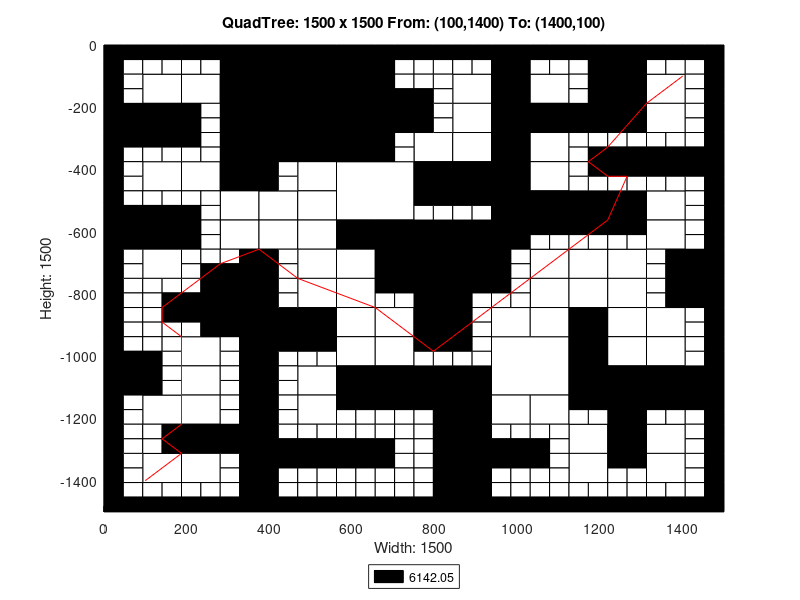

Here is the MATLAB script that generated this plot:
axis([0 1500 -1500 0]);
title('QuadTree: 1500 x 1500 From: (100,1400) To: (1400,100)');
xlabel('Width: 1500');
ylabel('Height: 1500');
rectangle('Position',[375 -187.5 187.5 187.5], 'FaceColor',[0 0 0]);
rectangle('Position',[375 -375 187.5 187.5], 'FaceColor',[0 0 0]);
rectangle('Position',[562.5 -562.5 187.5 187.5], 'FaceColor',[1 1 1]);
rectangle('Position',[750 -750 187.5 187.5], 'FaceColor',[0 0 0]);
rectangle('Position',[937.5 -1125 187.5 187.5], 'FaceColor',[1 1 1]);
rectangle('Position',[93.75 -187.5 93.75 93.75], 'FaceColor',[1 1 1]);
rectangle('Position',[281.25 -93.75 93.75 93.75], 'FaceColor',[0 0 0]);
rectangle('Position',[187.5 -187.5 93.75 93.75], 'FaceColor',[1 1 1]);
rectangle('Position',[281.25 -187.5 93.75 93.75], 'FaceColor',[0 0 0]);
rectangle('Position',[0 -281.25 93.75 93.75], 'FaceColor',[0 0 0]);
rectangle('Position',[93.75 -281.25 93.75 93.75], 'FaceColor',[0 0 0]);
rectangle('Position',[281.25 -281.25 93.75 93.75], 'FaceColor',[0 0 0]);
rectangle('Position',[281.25 -375 93.75 93.75], 'FaceColor',[0 0 0]);
rectangle('Position',[562.5 -93.75 93.75 93.75], 'FaceColor',[0 0 0]);
rectangle('Position',[562.5 -187.5 93.75 93.75], 'FaceColor',[0 0 0]);
rectangle('Position',[562.5 -281.25 93.75 93.75], 'FaceColor',[0 0 0]);
rectangle('Position',[656.25 -281.25 93.75 93.75], 'FaceColor',[0 0 0]);
rectangle('Position',[562.5 -375 93.75 93.75], 'FaceColor',[0 0 0]);
rectangle('Position',[93.75 -468.75 93.75 93.75], 'FaceColor',[1 1 1]);
rectangle('Position',[187.5 -468.75 93.75 93.75], 'FaceColor',[1 1 1]);
rectangle('Position',[281.25 -468.75 93.75 93.75], 'FaceColor',[0 0 0]);
rectangle('Position',[281.25 -562.5 93.75 93.75], 'FaceColor',[1 1 1]);
rectangle('Position',[0 -656.25 93.75 93.75], 'FaceColor',[0 0 0]);
rectangle('Position',[93.75 -656.25 93.75 93.75], 'FaceColor',[0 0 0]);
rectangle('Position',[93.75 -750 93.75 93.75], 'FaceColor',[1 1 1]);
rectangle('Position',[281.25 -656.25 93.75 93.75], 'FaceColor',[1 1 1]);
rectangle('Position',[468.75 -468.75 93.75 93.75], 'FaceColor',[1 1 1]);
rectangle('Position',[375 -562.5 93.75 93.75], 'FaceColor',[1 1 1]);
rectangle('Position',[468.75 -562.5 93.75 93.75], 'FaceColor',[1 1 1]);
rectangle('Position',[375 -656.25 93.75 93.75], 'FaceColor',[1 1 1]);
rectangle('Position',[468.75 -656.25 93.75 93.75], 'FaceColor',[1 1 1]);
rectangle('Position',[468.75 -750 93.75 93.75], 'FaceColor',[1 1 1]);
rectangle('Position',[562.5 -656.25 93.75 93.75], 'FaceColor',[0 0 0]);
rectangle('Position',[656.25 -656.25 93.75 93.75], 'FaceColor',[0 0 0]);
rectangle('Position',[562.5 -750 93.75 93.75], 'FaceColor',[1 1 1]);
rectangle('Position',[656.25 -750 93.75 93.75], 'FaceColor',[0 0 0]);
rectangle('Position',[843.75 -187.5 93.75 93.75], 'FaceColor',[1 1 1]);
rectangle('Position',[937.5 -93.75 93.75 93.75], 'FaceColor',[0 0 0]);
rectangle('Position',[937.5 -187.5 93.75 93.75], 'FaceColor',[0 0 0]);
rectangle('Position',[1031.25 -187.5 93.75 93.75], 'FaceColor',[1 1 1]);
rectangle('Position',[843.75 -281.25 93.75 93.75], 'FaceColor',[1 1 1]);
rectangle('Position',[750 -375 93.75 93.75], 'FaceColor',[1 1 1]);
rectangle('Position',[843.75 -375 93.75 93.75], 'FaceColor',[1 1 1]);
rectangle('Position',[937.5 -281.25 93.75 93.75], 'FaceColor',[0 0 0]);
rectangle('Position',[1031.25 -281.25 93.75 93.75], 'FaceColor',[0 0 0]);
rectangle('Position',[937.5 -375 93.75 93.75], 'FaceColor',[0 0 0]);
rectangle('Position',[1031.25 -375 93.75 93.75], 'FaceColor',[1 1 1]);
rectangle('Position',[1218.75 -93.75 93.75 93.75], 'FaceColor',[0 0 0]);
rectangle('Position',[1218.75 -187.5 93.75 93.75], 'FaceColor',[0 0 0]);
rectangle('Position',[1312.5 -187.5 93.75 93.75], 'FaceColor',[1 1 1]);
rectangle('Position',[1125 -281.25 93.75 93.75], 'FaceColor',[0 0 0]);
rectangle('Position',[1218.75 -281.25 93.75 93.75], 'FaceColor',[0 0 0]);
rectangle('Position',[1312.5 -281.25 93.75 93.75], 'FaceColor',[1 1 1]);
rectangle('Position',[750 -468.75 93.75 93.75], 'FaceColor',[0 0 0]);
rectangle('Position',[843.75 -468.75 93.75 93.75], 'FaceColor',[0 0 0]);
rectangle('Position',[937.5 -468.75 93.75 93.75], 'FaceColor',[0 0 0]);
rectangle('Position',[1031.25 -468.75 93.75 93.75], 'FaceColor',[1 1 1]);
rectangle('Position',[937.5 -562.5 93.75 93.75], 'FaceColor',[0 0 0]);
rectangle('Position',[1031.25 -562.5 93.75 93.75], 'FaceColor',[0 0 0]);
rectangle('Position',[937.5 -656.25 93.75 93.75], 'FaceColor',[0 0 0]);
rectangle('Position',[1031.25 -750 93.75 93.75], 'FaceColor',[1 1 1]);
rectangle('Position',[1125 -562.5 93.75 93.75], 'FaceColor',[0 0 0]);
rectangle('Position',[1218.75 -562.5 93.75 93.75], 'FaceColor',[0 0 0]);
rectangle('Position',[1312.5 -562.5 93.75 93.75], 'FaceColor',[1 1 1]);
rectangle('Position',[1125 -750 93.75 93.75], 'FaceColor',[1 1 1]);
rectangle('Position',[1218.75 -750 93.75 93.75], 'FaceColor',[1 1 1]);
rectangle('Position',[1312.5 -656.25 93.75 93.75], 'FaceColor',[1 1 1]);
rectangle('Position',[1406.25 -750 93.75 93.75], 'FaceColor',[0 0 0]);
rectangle('Position',[281.25 -843.75 93.75 93.75], 'FaceColor',[0 0 0]);
rectangle('Position',[281.25 -937.5 93.75 93.75], 'FaceColor',[0 0 0]);
rectangle('Position',[0 -1125 93.75 93.75], 'FaceColor',[0 0 0]);
rectangle('Position',[187.5 -1031.25 93.75 93.75], 'FaceColor',[1 1 1]);
rectangle('Position',[187.5 -1125 93.75 93.75], 'FaceColor',[1 1 1]);
rectangle('Position',[468.75 -843.75 93.75 93.75], 'FaceColor',[1 1 1]);
rectangle('Position',[375 -937.5 93.75 93.75], 'FaceColor',[0 0 0]);
rectangle('Position',[468.75 -937.5 93.75 93.75], 'FaceColor',[0 0 0]);
rectangle('Position',[562.5 -843.75 93.75 93.75], 'FaceColor',[1 1 1]);
rectangle('Position',[562.5 -937.5 93.75 93.75], 'FaceColor',[1 1 1]);
rectangle('Position',[656.25 -937.5 93.75 93.75], 'FaceColor',[1 1 1]);
rectangle('Position',[468.75 -1125 93.75 93.75], 'FaceColor',[1 1 1]);
rectangle('Position',[562.5 -1031.25 93.75 93.75], 'FaceColor',[1 1 1]);
rectangle('Position',[656.25 -1031.25 93.75 93.75], 'FaceColor',[1 1 1]);
rectangle('Position',[562.5 -1125 93.75 93.75], 'FaceColor',[0 0 0]);
rectangle('Position',[656.25 -1125 93.75 93.75], 'FaceColor',[0 0 0]);
rectangle('Position',[93.75 -1218.75 93.75 93.75], 'FaceColor',[1 1 1]);
rectangle('Position',[187.5 -1218.75 93.75 93.75], 'FaceColor',[1 1 1]);
rectangle('Position',[187.5 -1312.5 93.75 93.75], 'FaceColor',[0 0 0]);
rectangle('Position',[281.25 -1312.5 93.75 93.75], 'FaceColor',[0 0 0]);
rectangle('Position',[93.75 -1406.25 93.75 93.75], 'FaceColor',[1 1 1]);
rectangle('Position',[187.5 -1406.25 93.75 93.75], 'FaceColor',[1 1 1]);
rectangle('Position',[468.75 -1218.75 93.75 93.75], 'FaceColor',[1 1 1]);
rectangle('Position',[750 -843.75 93.75 93.75], 'FaceColor',[0 0 0]);
rectangle('Position',[750 -937.5 93.75 93.75], 'FaceColor',[0 0 0]);
rectangle('Position',[1031.25 -843.75 93.75 93.75], 'FaceColor',[1 1 1]);
rectangle('Position',[937.5 -937.5 93.75 93.75], 'FaceColor',[1 1 1]);
rectangle('Position',[1031.25 -937.5 93.75 93.75], 'FaceColor',[1 1 1]);
rectangle('Position',[750 -1125 93.75 93.75], 'FaceColor',[0 0 0]);
rectangle('Position',[843.75 -1125 93.75 93.75], 'FaceColor',[0 0 0]);
rectangle('Position',[1125 -843.75 93.75 93.75], 'FaceColor',[1 1 1]);
rectangle('Position',[1218.75 -843.75 93.75 93.75], 'FaceColor',[1 1 1]);
rectangle('Position',[1125 -937.5 93.75 93.75], 'FaceColor',[0 0 0]);
rectangle('Position',[1218.75 -937.5 93.75 93.75], 'FaceColor',[1 1 1]);
rectangle('Position',[1406.25 -843.75 93.75 93.75], 'FaceColor',[0 0 0]);
rectangle('Position',[1312.5 -937.5 93.75 93.75], 'FaceColor',[1 1 1]);
rectangle('Position',[1125 -1031.25 93.75 93.75], 'FaceColor',[0 0 0]);
rectangle('Position',[1218.75 -1031.25 93.75 93.75], 'FaceColor',[1 1 1]);
rectangle('Position',[1125 -1125 93.75 93.75], 'FaceColor',[0 0 0]);
rectangle('Position',[1218.75 -1125 93.75 93.75], 'FaceColor',[0 0 0]);
rectangle('Position',[1312.5 -1031.25 93.75 93.75], 'FaceColor',[1 1 1]);
rectangle('Position',[1312.5 -1125 93.75 93.75], 'FaceColor',[0 0 0]);
rectangle('Position',[1406.25 -1125 93.75 93.75], 'FaceColor',[0 0 0]);
rectangle('Position',[843.75 -1218.75 93.75 93.75], 'FaceColor',[0 0 0]);
rectangle('Position',[843.75 -1312.5 93.75 93.75], 'FaceColor',[0 0 0]);
rectangle('Position',[937.5 -1218.75 93.75 93.75], 'FaceColor',[1 1 1]);
rectangle('Position',[1031.25 -1218.75 93.75 93.75], 'FaceColor',[1 1 1]);
rectangle('Position',[843.75 -1406.25 93.75 93.75], 'FaceColor',[0 0 0]);
rectangle('Position',[843.75 -1500 93.75 93.75], 'FaceColor',[0 0 0]);
rectangle('Position',[1218.75 -1218.75 93.75 93.75], 'FaceColor',[0 0 0]);
rectangle('Position',[1125 -1312.5 93.75 93.75], 'FaceColor',[1 1 1]);
rectangle('Position',[1218.75 -1312.5 93.75 93.75], 'FaceColor',[0 0 0]);
rectangle('Position',[1312.5 -1312.5 93.75 93.75], 'FaceColor',[1 1 1]);
rectangle('Position',[1125 -1406.25 93.75 93.75], 'FaceColor',[1 1 1]);
rectangle('Position',[1312.5 -1406.25 93.75 93.75], 'FaceColor',[1 1 1]);
rectangle('Position',[0 -46.875 46.875 46.875], 'FaceColor',[0 0 0]);
rectangle('Position',[46.875 -46.875 46.875 46.875], 'FaceColor',[0 0 0]);
rectangle('Position',[0 -93.75 46.875 46.875], 'FaceColor',[0 0 0]);
rectangle('Position',[46.875 -93.75 46.875 46.875], 'FaceColor',[1 1 1]);
rectangle('Position',[93.75 -46.875 46.875 46.875], 'FaceColor',[0 0 0]);
rectangle('Position',[140.625 -46.875 46.875 46.875], 'FaceColor',[0 0 0]);
rectangle('Position',[93.75 -93.75 46.875 46.875], 'FaceColor',[1 1 1]);
rectangle('Position',[140.625 -93.75 46.875 46.875], 'FaceColor',[1 1 1]);
rectangle('Position',[0 -140.625 46.875 46.875], 'FaceColor',[0 0 0]);
rectangle('Position',[46.875 -140.625 46.875 46.875], 'FaceColor',[1 1 1]);
rectangle('Position',[0 -187.5 46.875 46.875], 'FaceColor',[0 0 0]);
rectangle('Position',[46.875 -187.5 46.875 46.875], 'FaceColor',[1 1 1]);
rectangle('Position',[187.5 -46.875 46.875 46.875], 'FaceColor',[0 0 0]);
rectangle('Position',[234.375 -46.875 46.875 46.875], 'FaceColor',[0 0 0]);
rectangle('Position',[187.5 -93.75 46.875 46.875], 'FaceColor',[1 1 1]);
rectangle('Position',[234.375 -93.75 46.875 46.875], 'FaceColor',[1 1 1]);
rectangle('Position',[0 -328.125 46.875 46.875], 'FaceColor',[0 0 0]);
rectangle('Position',[46.875 -328.125 46.875 46.875], 'FaceColor',[0 0 0]);
rectangle('Position',[0 -375 46.875 46.875], 'FaceColor',[0 0 0]);
rectangle('Position',[46.875 -375 46.875 46.875], 'FaceColor',[1 1 1]);
rectangle('Position',[93.75 -328.125 46.875 46.875], 'FaceColor',[0 0 0]);
rectangle('Position',[140.625 -328.125 46.875 46.875], 'FaceColor',[0 0 0]);
rectangle('Position',[93.75 -375 46.875 46.875], 'FaceColor',[1 1 1]);
rectangle('Position',[140.625 -375 46.875 46.875], 'FaceColor',[1 1 1]);
rectangle('Position',[187.5 -234.375 46.875 46.875], 'FaceColor',[0 0 0]);
rectangle('Position',[234.375 -234.375 46.875 46.875], 'FaceColor',[1 1 1]);
rectangle('Position',[187.5 -281.25 46.875 46.875], 'FaceColor',[0 0 0]);
rectangle('Position',[234.375 -281.25 46.875 46.875], 'FaceColor',[1 1 1]);
rectangle('Position',[187.5 -328.125 46.875 46.875], 'FaceColor',[0 0 0]);
rectangle('Position',[234.375 -328.125 46.875 46.875], 'FaceColor',[1 1 1]);
rectangle('Position',[187.5 -375 46.875 46.875], 'FaceColor',[1 1 1]);
rectangle('Position',[234.375 -375 46.875 46.875], 'FaceColor',[1 1 1]);
rectangle('Position',[656.25 -46.875 46.875 46.875], 'FaceColor',[0 0 0]);
rectangle('Position',[703.125 -46.875 46.875 46.875], 'FaceColor',[0 0 0]);
rectangle('Position',[656.25 -93.75 46.875 46.875], 'FaceColor',[0 0 0]);
rectangle('Position',[703.125 -93.75 46.875 46.875], 'FaceColor',[1 1 1]);
rectangle('Position',[656.25 -140.625 46.875 46.875], 'FaceColor',[0 0 0]);
rectangle('Position',[703.125 -140.625 46.875 46.875], 'FaceColor',[1 1 1]);
rectangle('Position',[656.25 -187.5 46.875 46.875], 'FaceColor',[0 0 0]);
rectangle('Position',[703.125 -187.5 46.875 46.875], 'FaceColor',[0 0 0]);
rectangle('Position',[656.25 -328.125 46.875 46.875], 'FaceColor',[0 0 0]);
rectangle('Position',[703.125 -328.125 46.875 46.875], 'FaceColor',[1 1 1]);
rectangle('Position',[656.25 -375 46.875 46.875], 'FaceColor',[0 0 0]);
rectangle('Position',[703.125 -375 46.875 46.875], 'FaceColor',[1 1 1]);
rectangle('Position',[0 -421.875 46.875 46.875], 'FaceColor',[0 0 0]);
rectangle('Position',[46.875 -421.875 46.875 46.875], 'FaceColor',[1 1 1]);
rectangle('Position',[0 -468.75 46.875 46.875], 'FaceColor',[0 0 0]);
rectangle('Position',[46.875 -468.75 46.875 46.875], 'FaceColor',[1 1 1]);
rectangle('Position',[0 -515.625 46.875 46.875], 'FaceColor',[0 0 0]);
rectangle('Position',[46.875 -515.625 46.875 46.875], 'FaceColor',[1 1 1]);
rectangle('Position',[0 -562.5 46.875 46.875], 'FaceColor',[0 0 0]);
rectangle('Position',[46.875 -562.5 46.875 46.875], 'FaceColor',[0 0 0]);
rectangle('Position',[93.75 -515.625 46.875 46.875], 'FaceColor',[1 1 1]);
rectangle('Position',[140.625 -515.625 46.875 46.875], 'FaceColor',[1 1 1]);
rectangle('Position',[93.75 -562.5 46.875 46.875], 'FaceColor',[0 0 0]);
rectangle('Position',[140.625 -562.5 46.875 46.875], 'FaceColor',[0 0 0]);
rectangle('Position',[187.5 -515.625 46.875 46.875], 'FaceColor',[1 1 1]);
rectangle('Position',[234.375 -515.625 46.875 46.875], 'FaceColor',[1 1 1]);
rectangle('Position',[187.5 -562.5 46.875 46.875], 'FaceColor',[0 0 0]);
rectangle('Position',[234.375 -562.5 46.875 46.875], 'FaceColor',[1 1 1]);
rectangle('Position',[0 -703.125 46.875 46.875], 'FaceColor',[0 0 0]);
rectangle('Position',[46.875 -703.125 46.875 46.875], 'FaceColor',[1 1 1]);
rectangle('Position',[0 -750 46.875 46.875], 'FaceColor',[0 0 0]);
rectangle('Position',[46.875 -750 46.875 46.875], 'FaceColor',[1 1 1]);
rectangle('Position',[187.5 -609.375 46.875 46.875], 'FaceColor',[0 0 0]);
rectangle('Position',[234.375 -609.375 46.875 46.875], 'FaceColor',[1 1 1]);
rectangle('Position',[187.5 -656.25 46.875 46.875], 'FaceColor',[0 0 0]);
rectangle('Position',[234.375 -656.25 46.875 46.875], 'FaceColor',[1 1 1]);
rectangle('Position',[187.5 -703.125 46.875 46.875], 'FaceColor',[1 1 1]);
rectangle('Position',[234.375 -703.125 46.875 46.875], 'FaceColor',[1 1 1]);
rectangle('Position',[187.5 -750 46.875 46.875], 'FaceColor',[1 1 1]);
rectangle('Position',[234.375 -750 46.875 46.875], 'FaceColor',[0 0 0]);
rectangle('Position',[281.25 -703.125 46.875 46.875], 'FaceColor',[1 1 1]);
rectangle('Position',[328.125 -703.125 46.875 46.875], 'FaceColor',[0 0 0]);
rectangle('Position',[281.25 -750 46.875 46.875], 'FaceColor',[0 0 0]);
rectangle('Position',[328.125 -750 46.875 46.875], 'FaceColor',[0 0 0]);
rectangle('Position',[375 -421.875 46.875 46.875], 'FaceColor',[0 0 0]);
rectangle('Position',[421.875 -421.875 46.875 46.875], 'FaceColor',[1 1 1]);
rectangle('Position',[375 -468.75 46.875 46.875], 'FaceColor',[0 0 0]);
rectangle('Position',[421.875 -468.75 46.875 46.875], 'FaceColor',[1 1 1]);
rectangle('Position',[375 -703.125 46.875 46.875], 'FaceColor',[0 0 0]);
rectangle('Position',[421.875 -703.125 46.875 46.875], 'FaceColor',[1 1 1]);
rectangle('Position',[375 -750 46.875 46.875], 'FaceColor',[0 0 0]);
rectangle('Position',[421.875 -750 46.875 46.875], 'FaceColor',[1 1 1]);
rectangle('Position',[750 -46.875 46.875 46.875], 'FaceColor',[0 0 0]);
rectangle('Position',[796.875 -46.875 46.875 46.875], 'FaceColor',[0 0 0]);
rectangle('Position',[750 -93.75 46.875 46.875], 'FaceColor',[1 1 1]);
rectangle('Position',[796.875 -93.75 46.875 46.875], 'FaceColor',[1 1 1]);
rectangle('Position',[843.75 -46.875 46.875 46.875], 'FaceColor',[0 0 0]);
rectangle('Position',[890.625 -46.875 46.875 46.875], 'FaceColor',[0 0 0]);
rectangle('Position',[843.75 -93.75 46.875 46.875], 'FaceColor',[1 1 1]);
rectangle('Position',[890.625 -93.75 46.875 46.875], 'FaceColor',[1 1 1]);
rectangle('Position',[750 -140.625 46.875 46.875], 'FaceColor',[1 1 1]);
rectangle('Position',[796.875 -140.625 46.875 46.875], 'FaceColor',[1 1 1]);
rectangle('Position',[750 -187.5 46.875 46.875], 'FaceColor',[0 0 0]);
rectangle('Position',[796.875 -187.5 46.875 46.875], 'FaceColor',[1 1 1]);
rectangle('Position',[1031.25 -46.875 46.875 46.875], 'FaceColor',[0 0 0]);
rectangle('Position',[1078.12 -46.875 46.875 46.875], 'FaceColor',[0 0 0]);
rectangle('Position',[1031.25 -93.75 46.875 46.875], 'FaceColor',[1 1 1]);
rectangle('Position',[1078.12 -93.75 46.875 46.875], 'FaceColor',[1 1 1]);
rectangle('Position',[750 -234.375 46.875 46.875], 'FaceColor',[0 0 0]);
rectangle('Position',[796.875 -234.375 46.875 46.875], 'FaceColor',[1 1 1]);
rectangle('Position',[750 -281.25 46.875 46.875], 'FaceColor',[0 0 0]);
rectangle('Position',[796.875 -281.25 46.875 46.875], 'FaceColor',[1 1 1]);
rectangle('Position',[1125 -46.875 46.875 46.875], 'FaceColor',[0 0 0]);
rectangle('Position',[1171.88 -46.875 46.875 46.875], 'FaceColor',[0 0 0]);
rectangle('Position',[1125 -93.75 46.875 46.875], 'FaceColor',[1 1 1]);
rectangle('Position',[1171.88 -93.75 46.875 46.875], 'FaceColor',[0 0 0]);
rectangle('Position',[1125 -140.625 46.875 46.875], 'FaceColor',[1 1 1]);
rectangle('Position',[1171.88 -140.625 46.875 46.875], 'FaceColor',[0 0 0]);
rectangle('Position',[1125 -187.5 46.875 46.875], 'FaceColor',[1 1 1]);
rectangle('Position',[1171.88 -187.5 46.875 46.875], 'FaceColor',[0 0 0]);
rectangle('Position',[1312.5 -46.875 46.875 46.875], 'FaceColor',[0 0 0]);
rectangle('Position',[1359.38 -46.875 46.875 46.875], 'FaceColor',[0 0 0]);
rectangle('Position',[1312.5 -93.75 46.875 46.875], 'FaceColor',[1 1 1]);
rectangle('Position',[1359.38 -93.75 46.875 46.875], 'FaceColor',[1 1 1]);
rectangle('Position',[1406.25 -46.875 46.875 46.875], 'FaceColor',[0 0 0]);
rectangle('Position',[1453.12 -46.875 46.875 46.875], 'FaceColor',[0 0 0]);
rectangle('Position',[1406.25 -93.75 46.875 46.875], 'FaceColor',[1 1 1]);
rectangle('Position',[1453.12 -93.75 46.875 46.875], 'FaceColor',[0 0 0]);
rectangle('Position',[1406.25 -140.625 46.875 46.875], 'FaceColor',[1 1 1]);
rectangle('Position',[1453.12 -140.625 46.875 46.875], 'FaceColor',[0 0 0]);
rectangle('Position',[1406.25 -187.5 46.875 46.875], 'FaceColor',[1 1 1]);
rectangle('Position',[1453.12 -187.5 46.875 46.875], 'FaceColor',[0 0 0]);
rectangle('Position',[1125 -328.125 46.875 46.875], 'FaceColor',[1 1 1]);
rectangle('Position',[1171.88 -328.125 46.875 46.875], 'FaceColor',[1 1 1]);
rectangle('Position',[1125 -375 46.875 46.875], 'FaceColor',[1 1 1]);
rectangle('Position',[1171.88 -375 46.875 46.875], 'FaceColor',[0 0 0]);
rectangle('Position',[1218.75 -328.125 46.875 46.875], 'FaceColor',[1 1 1]);
rectangle('Position',[1265.62 -328.125 46.875 46.875], 'FaceColor',[1 1 1]);
rectangle('Position',[1218.75 -375 46.875 46.875], 'FaceColor',[0 0 0]);
rectangle('Position',[1265.62 -375 46.875 46.875], 'FaceColor',[0 0 0]);
rectangle('Position',[1406.25 -234.375 46.875 46.875], 'FaceColor',[1 1 1]);
rectangle('Position',[1453.12 -234.375 46.875 46.875], 'FaceColor',[0 0 0]);
rectangle('Position',[1406.25 -281.25 46.875 46.875], 'FaceColor',[1 1 1]);
rectangle('Position',[1453.12 -281.25 46.875 46.875], 'FaceColor',[0 0 0]);
rectangle('Position',[1312.5 -328.125 46.875 46.875], 'FaceColor',[1 1 1]);
rectangle('Position',[1359.38 -328.125 46.875 46.875], 'FaceColor',[1 1 1]);
rectangle('Position',[1312.5 -375 46.875 46.875], 'FaceColor',[0 0 0]);
rectangle('Position',[1359.38 -375 46.875 46.875], 'FaceColor',[0 0 0]);
rectangle('Position',[1406.25 -328.125 46.875 46.875], 'FaceColor',[1 1 1]);
rectangle('Position',[1453.12 -328.125 46.875 46.875], 'FaceColor',[0 0 0]);
rectangle('Position',[1406.25 -375 46.875 46.875], 'FaceColor',[0 0 0]);
rectangle('Position',[1453.12 -375 46.875 46.875], 'FaceColor',[0 0 0]);
rectangle('Position',[750 -515.625 46.875 46.875], 'FaceColor',[0 0 0]);
rectangle('Position',[796.875 -515.625 46.875 46.875], 'FaceColor',[0 0 0]);
rectangle('Position',[750 -562.5 46.875 46.875], 'FaceColor',[1 1 1]);
rectangle('Position',[796.875 -562.5 46.875 46.875], 'FaceColor',[1 1 1]);
rectangle('Position',[843.75 -515.625 46.875 46.875], 'FaceColor',[0 0 0]);
rectangle('Position',[890.625 -515.625 46.875 46.875], 'FaceColor',[0 0 0]);
rectangle('Position',[843.75 -562.5 46.875 46.875], 'FaceColor',[1 1 1]);
rectangle('Position',[890.625 -562.5 46.875 46.875], 'FaceColor',[1 1 1]);
rectangle('Position',[1031.25 -609.375 46.875 46.875], 'FaceColor',[0 0 0]);
rectangle('Position',[1078.12 -609.375 46.875 46.875], 'FaceColor',[0 0 0]);
rectangle('Position',[1031.25 -656.25 46.875 46.875], 'FaceColor',[1 1 1]);
rectangle('Position',[1078.12 -656.25 46.875 46.875], 'FaceColor',[1 1 1]);
rectangle('Position',[937.5 -703.125 46.875 46.875], 'FaceColor',[0 0 0]);
rectangle('Position',[984.375 -703.125 46.875 46.875], 'FaceColor',[1 1 1]);
rectangle('Position',[937.5 -750 46.875 46.875], 'FaceColor',[0 0 0]);
rectangle('Position',[984.375 -750 46.875 46.875], 'FaceColor',[1 1 1]);
rectangle('Position',[1125 -421.875 46.875 46.875], 'FaceColor',[1 1 1]);
rectangle('Position',[1171.88 -421.875 46.875 46.875], 'FaceColor',[0 0 0]);
rectangle('Position',[1125 -468.75 46.875 46.875], 'FaceColor',[1 1 1]);
rectangle('Position',[1171.88 -468.75 46.875 46.875], 'FaceColor',[1 1 1]);
rectangle('Position',[1218.75 -421.875 46.875 46.875], 'FaceColor',[0 0 0]);
rectangle('Position',[1265.62 -421.875 46.875 46.875], 'FaceColor',[0 0 0]);
rectangle('Position',[1218.75 -468.75 46.875 46.875], 'FaceColor',[1 1 1]);
rectangle('Position',[1265.62 -468.75 46.875 46.875], 'FaceColor',[1 1 1]);
rectangle('Position',[1312.5 -421.875 46.875 46.875], 'FaceColor',[0 0 0]);
rectangle('Position',[1359.38 -421.875 46.875 46.875], 'FaceColor',[0 0 0]);
rectangle('Position',[1312.5 -468.75 46.875 46.875], 'FaceColor',[1 1 1]);
rectangle('Position',[1359.38 -468.75 46.875 46.875], 'FaceColor',[1 1 1]);
rectangle('Position',[1406.25 -421.875 46.875 46.875], 'FaceColor',[0 0 0]);
rectangle('Position',[1453.12 -421.875 46.875 46.875], 'FaceColor',[0 0 0]);
rectangle('Position',[1406.25 -468.75 46.875 46.875], 'FaceColor',[1 1 1]);
rectangle('Position',[1453.12 -468.75 46.875 46.875], 'FaceColor',[0 0 0]);
rectangle('Position',[1406.25 -515.625 46.875 46.875], 'FaceColor',[1 1 1]);
rectangle('Position',[1453.12 -515.625 46.875 46.875], 'FaceColor',[0 0 0]);
rectangle('Position',[1406.25 -562.5 46.875 46.875], 'FaceColor',[1 1 1]);
rectangle('Position',[1453.12 -562.5 46.875 46.875], 'FaceColor',[0 0 0]);
rectangle('Position',[1125 -609.375 46.875 46.875], 'FaceColor',[0 0 0]);
rectangle('Position',[1171.88 -609.375 46.875 46.875], 'FaceColor',[0 0 0]);
rectangle('Position',[1125 -656.25 46.875 46.875], 'FaceColor',[1 1 1]);
rectangle('Position',[1171.88 -656.25 46.875 46.875], 'FaceColor',[1 1 1]);
rectangle('Position',[1218.75 -609.375 46.875 46.875], 'FaceColor',[0 0 0]);
rectangle('Position',[1265.62 -609.375 46.875 46.875], 'FaceColor',[0 0 0]);
rectangle('Position',[1218.75 -656.25 46.875 46.875], 'FaceColor',[1 1 1]);
rectangle('Position',[1265.62 -656.25 46.875 46.875], 'FaceColor',[1 1 1]);
rectangle('Position',[1406.25 -609.375 46.875 46.875], 'FaceColor',[1 1 1]);
rectangle('Position',[1453.12 -609.375 46.875 46.875], 'FaceColor',[0 0 0]);
rectangle('Position',[1406.25 -656.25 46.875 46.875], 'FaceColor',[1 1 1]);
rectangle('Position',[1453.12 -656.25 46.875 46.875], 'FaceColor',[0 0 0]);
rectangle('Position',[1312.5 -703.125 46.875 46.875], 'FaceColor',[1 1 1]);
rectangle('Position',[1359.38 -703.125 46.875 46.875], 'FaceColor',[0 0 0]);
rectangle('Position',[1312.5 -750 46.875 46.875], 'FaceColor',[1 1 1]);
rectangle('Position',[1359.38 -750 46.875 46.875], 'FaceColor',[0 0 0]);
rectangle('Position',[0 -796.875 46.875 46.875], 'FaceColor',[0 0 0]);
rectangle('Position',[46.875 -796.875 46.875 46.875], 'FaceColor',[1 1 1]);
rectangle('Position',[0 -843.75 46.875 46.875], 'FaceColor',[0 0 0]);
rectangle('Position',[46.875 -843.75 46.875 46.875], 'FaceColor',[1 1 1]);
rectangle('Position',[93.75 -796.875 46.875 46.875], 'FaceColor',[1 1 1]);
rectangle('Position',[140.625 -796.875 46.875 46.875], 'FaceColor',[1 1 1]);
rectangle('Position',[93.75 -843.75 46.875 46.875], 'FaceColor',[1 1 1]);
rectangle('Position',[140.625 -843.75 46.875 46.875], 'FaceColor',[0 0 0]);
rectangle('Position',[0 -890.625 46.875 46.875], 'FaceColor',[0 0 0]);
rectangle('Position',[46.875 -890.625 46.875 46.875], 'FaceColor',[1 1 1]);
rectangle('Position',[0 -937.5 46.875 46.875], 'FaceColor',[0 0 0]);
rectangle('Position',[46.875 -937.5 46.875 46.875], 'FaceColor',[1 1 1]);
rectangle('Position',[93.75 -890.625 46.875 46.875], 'FaceColor',[1 1 1]);
rectangle('Position',[140.625 -890.625 46.875 46.875], 'FaceColor',[0 0 0]);
rectangle('Position',[93.75 -937.5 46.875 46.875], 'FaceColor',[1 1 1]);
rectangle('Position',[140.625 -937.5 46.875 46.875], 'FaceColor',[1 1 1]);
rectangle('Position',[187.5 -796.875 46.875 46.875], 'FaceColor',[1 1 1]);
rectangle('Position',[234.375 -796.875 46.875 46.875], 'FaceColor',[0 0 0]);
rectangle('Position',[187.5 -843.75 46.875 46.875], 'FaceColor',[0 0 0]);
rectangle('Position',[234.375 -843.75 46.875 46.875], 'FaceColor',[0 0 0]);
rectangle('Position',[187.5 -890.625 46.875 46.875], 'FaceColor',[0 0 0]);
rectangle('Position',[234.375 -890.625 46.875 46.875], 'FaceColor',[0 0 0]);
rectangle('Position',[187.5 -937.5 46.875 46.875], 'FaceColor',[1 1 1]);
rectangle('Position',[234.375 -937.5 46.875 46.875], 'FaceColor',[0 0 0]);
rectangle('Position',[0 -984.375 46.875 46.875], 'FaceColor',[0 0 0]);
rectangle('Position',[46.875 -984.375 46.875 46.875], 'FaceColor',[1 1 1]);
rectangle('Position',[0 -1031.25 46.875 46.875], 'FaceColor',[0 0 0]);
rectangle('Position',[46.875 -1031.25 46.875 46.875], 'FaceColor',[0 0 0]);
rectangle('Position',[93.75 -984.375 46.875 46.875], 'FaceColor',[1 1 1]);
rectangle('Position',[140.625 -984.375 46.875 46.875], 'FaceColor',[1 1 1]);
rectangle('Position',[93.75 -1031.25 46.875 46.875], 'FaceColor',[0 0 0]);
rectangle('Position',[140.625 -1031.25 46.875 46.875], 'FaceColor',[1 1 1]);
rectangle('Position',[93.75 -1078.12 46.875 46.875], 'FaceColor',[0 0 0]);
rectangle('Position',[140.625 -1078.12 46.875 46.875], 'FaceColor',[1 1 1]);
rectangle('Position',[93.75 -1125 46.875 46.875], 'FaceColor',[0 0 0]);
rectangle('Position',[140.625 -1125 46.875 46.875], 'FaceColor',[1 1 1]);
rectangle('Position',[281.25 -984.375 46.875 46.875], 'FaceColor',[1 1 1]);
rectangle('Position',[328.125 -984.375 46.875 46.875], 'FaceColor',[0 0 0]);
rectangle('Position',[281.25 -1031.25 46.875 46.875], 'FaceColor',[1 1 1]);
rectangle('Position',[328.125 -1031.25 46.875 46.875], 'FaceColor',[0 0 0]);
rectangle('Position',[281.25 -1078.12 46.875 46.875], 'FaceColor',[1 1 1]);
rectangle('Position',[328.125 -1078.12 46.875 46.875], 'FaceColor',[0 0 0]);
rectangle('Position',[281.25 -1125 46.875 46.875], 'FaceColor',[1 1 1]);
rectangle('Position',[328.125 -1125 46.875 46.875], 'FaceColor',[0 0 0]);
rectangle('Position',[375 -796.875 46.875 46.875], 'FaceColor',[0 0 0]);
rectangle('Position',[421.875 -796.875 46.875 46.875], 'FaceColor',[1 1 1]);
rectangle('Position',[375 -843.75 46.875 46.875], 'FaceColor',[0 0 0]);
rectangle('Position',[421.875 -843.75 46.875 46.875], 'FaceColor',[1 1 1]);
rectangle('Position',[656.25 -796.875 46.875 46.875], 'FaceColor',[0 0 0]);
rectangle('Position',[703.125 -796.875 46.875 46.875], 'FaceColor',[0 0 0]);
rectangle('Position',[656.25 -843.75 46.875 46.875], 'FaceColor',[1 1 1]);
rectangle('Position',[703.125 -843.75 46.875 46.875], 'FaceColor',[1 1 1]);
rectangle('Position',[375 -984.375 46.875 46.875], 'FaceColor',[0 0 0]);
rectangle('Position',[421.875 -984.375 46.875 46.875], 'FaceColor',[0 0 0]);
rectangle('Position',[375 -1031.25 46.875 46.875], 'FaceColor',[0 0 0]);
rectangle('Position',[421.875 -1031.25 46.875 46.875], 'FaceColor',[1 1 1]);
rectangle('Position',[468.75 -984.375 46.875 46.875], 'FaceColor',[0 0 0]);
rectangle('Position',[515.625 -984.375 46.875 46.875], 'FaceColor',[0 0 0]);
rectangle('Position',[468.75 -1031.25 46.875 46.875], 'FaceColor',[1 1 1]);
rectangle('Position',[515.625 -1031.25 46.875 46.875], 'FaceColor',[1 1 1]);
rectangle('Position',[375 -1078.12 46.875 46.875], 'FaceColor',[0 0 0]);
rectangle('Position',[421.875 -1078.12 46.875 46.875], 'FaceColor',[1 1 1]);
rectangle('Position',[375 -1125 46.875 46.875], 'FaceColor',[0 0 0]);
rectangle('Position',[421.875 -1125 46.875 46.875], 'FaceColor',[1 1 1]);
rectangle('Position',[0 -1171.88 46.875 46.875], 'FaceColor',[0 0 0]);
rectangle('Position',[46.875 -1171.88 46.875 46.875], 'FaceColor',[1 1 1]);
rectangle('Position',[0 -1218.75 46.875 46.875], 'FaceColor',[0 0 0]);
rectangle('Position',[46.875 -1218.75 46.875 46.875], 'FaceColor',[1 1 1]);
rectangle('Position',[0 -1265.62 46.875 46.875], 'FaceColor',[0 0 0]);
rectangle('Position',[46.875 -1265.62 46.875 46.875], 'FaceColor',[1 1 1]);
rectangle('Position',[0 -1312.5 46.875 46.875], 'FaceColor',[0 0 0]);
rectangle('Position',[46.875 -1312.5 46.875 46.875], 'FaceColor',[1 1 1]);
rectangle('Position',[93.75 -1265.62 46.875 46.875], 'FaceColor',[1 1 1]);
rectangle('Position',[140.625 -1265.62 46.875 46.875], 'FaceColor',[0 0 0]);
rectangle('Position',[93.75 -1312.5 46.875 46.875], 'FaceColor',[1 1 1]);
rectangle('Position',[140.625 -1312.5 46.875 46.875], 'FaceColor',[0 0 0]);
rectangle('Position',[281.25 -1171.88 46.875 46.875], 'FaceColor',[1 1 1]);
rectangle('Position',[328.125 -1171.88 46.875 46.875], 'FaceColor',[0 0 0]);
rectangle('Position',[281.25 -1218.75 46.875 46.875], 'FaceColor',[1 1 1]);
rectangle('Position',[328.125 -1218.75 46.875 46.875], 'FaceColor',[0 0 0]);
rectangle('Position',[0 -1359.38 46.875 46.875], 'FaceColor',[0 0 0]);
rectangle('Position',[46.875 -1359.38 46.875 46.875], 'FaceColor',[1 1 1]);
rectangle('Position',[0 -1406.25 46.875 46.875], 'FaceColor',[0 0 0]);
rectangle('Position',[46.875 -1406.25 46.875 46.875], 'FaceColor',[1 1 1]);
rectangle('Position',[0 -1453.12 46.875 46.875], 'FaceColor',[0 0 0]);
rectangle('Position',[46.875 -1453.12 46.875 46.875], 'FaceColor',[1 1 1]);
rectangle('Position',[0 -1500 46.875 46.875], 'FaceColor',[0 0 0]);
rectangle('Position',[46.875 -1500 46.875 46.875], 'FaceColor',[0 0 0]);
rectangle('Position',[93.75 -1453.12 46.875 46.875], 'FaceColor',[1 1 1]);
rectangle('Position',[140.625 -1453.12 46.875 46.875], 'FaceColor',[1 1 1]);
rectangle('Position',[93.75 -1500 46.875 46.875], 'FaceColor',[0 0 0]);
rectangle('Position',[140.625 -1500 46.875 46.875], 'FaceColor',[0 0 0]);
rectangle('Position',[281.25 -1359.38 46.875 46.875], 'FaceColor',[1 1 1]);
rectangle('Position',[328.125 -1359.38 46.875 46.875], 'FaceColor',[0 0 0]);
rectangle('Position',[281.25 -1406.25 46.875 46.875], 'FaceColor',[1 1 1]);
rectangle('Position',[328.125 -1406.25 46.875 46.875], 'FaceColor',[0 0 0]);
rectangle('Position',[187.5 -1453.12 46.875 46.875], 'FaceColor',[1 1 1]);
rectangle('Position',[234.375 -1453.12 46.875 46.875], 'FaceColor',[1 1 1]);
rectangle('Position',[187.5 -1500 46.875 46.875], 'FaceColor',[0 0 0]);
rectangle('Position',[234.375 -1500 46.875 46.875], 'FaceColor',[0 0 0]);
rectangle('Position',[281.25 -1453.12 46.875 46.875], 'FaceColor',[1 1 1]);
rectangle('Position',[328.125 -1453.12 46.875 46.875], 'FaceColor',[0 0 0]);
rectangle('Position',[281.25 -1500 46.875 46.875], 'FaceColor',[0 0 0]);
rectangle('Position',[328.125 -1500 46.875 46.875], 'FaceColor',[0 0 0]);
rectangle('Position',[375 -1171.88 46.875 46.875], 'FaceColor',[0 0 0]);
rectangle('Position',[421.875 -1171.88 46.875 46.875], 'FaceColor',[1 1 1]);
rectangle('Position',[375 -1218.75 46.875 46.875], 'FaceColor',[0 0 0]);
rectangle('Position',[421.875 -1218.75 46.875 46.875], 'FaceColor',[1 1 1]);
rectangle('Position',[375 -1265.62 46.875 46.875], 'FaceColor',[0 0 0]);
rectangle('Position',[421.875 -1265.62 46.875 46.875], 'FaceColor',[1 1 1]);
rectangle('Position',[375 -1312.5 46.875 46.875], 'FaceColor',[0 0 0]);
rectangle('Position',[421.875 -1312.5 46.875 46.875], 'FaceColor',[0 0 0]);
rectangle('Position',[468.75 -1265.62 46.875 46.875], 'FaceColor',[1 1 1]);
rectangle('Position',[515.625 -1265.62 46.875 46.875], 'FaceColor',[1 1 1]);
rectangle('Position',[468.75 -1312.5 46.875 46.875], 'FaceColor',[0 0 0]);
rectangle('Position',[515.625 -1312.5 46.875 46.875], 'FaceColor',[0 0 0]);
rectangle('Position',[562.5 -1171.88 46.875 46.875], 'FaceColor',[0 0 0]);
rectangle('Position',[609.375 -1171.88 46.875 46.875], 'FaceColor',[0 0 0]);
rectangle('Position',[562.5 -1218.75 46.875 46.875], 'FaceColor',[1 1 1]);
rectangle('Position',[609.375 -1218.75 46.875 46.875], 'FaceColor',[1 1 1]);
rectangle('Position',[656.25 -1171.88 46.875 46.875], 'FaceColor',[0 0 0]);
rectangle('Position',[703.125 -1171.88 46.875 46.875], 'FaceColor',[0 0 0]);
rectangle('Position',[656.25 -1218.75 46.875 46.875], 'FaceColor',[1 1 1]);
rectangle('Position',[703.125 -1218.75 46.875 46.875], 'FaceColor',[1 1 1]);
rectangle('Position',[562.5 -1265.62 46.875 46.875], 'FaceColor',[1 1 1]);
rectangle('Position',[609.375 -1265.62 46.875 46.875], 'FaceColor',[1 1 1]);
rectangle('Position',[562.5 -1312.5 46.875 46.875], 'FaceColor',[0 0 0]);
rectangle('Position',[609.375 -1312.5 46.875 46.875], 'FaceColor',[0 0 0]);
rectangle('Position',[656.25 -1265.62 46.875 46.875], 'FaceColor',[1 1 1]);
rectangle('Position',[703.125 -1265.62 46.875 46.875], 'FaceColor',[1 1 1]);
rectangle('Position',[656.25 -1312.5 46.875 46.875], 'FaceColor',[0 0 0]);
rectangle('Position',[703.125 -1312.5 46.875 46.875], 'FaceColor',[1 1 1]);
rectangle('Position',[375 -1359.38 46.875 46.875], 'FaceColor',[0 0 0]);
rectangle('Position',[421.875 -1359.38 46.875 46.875], 'FaceColor',[0 0 0]);
rectangle('Position',[375 -1406.25 46.875 46.875], 'FaceColor',[0 0 0]);
rectangle('Position',[421.875 -1406.25 46.875 46.875], 'FaceColor',[1 1 1]);
rectangle('Position',[468.75 -1359.38 46.875 46.875], 'FaceColor',[0 0 0]);
rectangle('Position',[515.625 -1359.38 46.875 46.875], 'FaceColor',[0 0 0]);
rectangle('Position',[468.75 -1406.25 46.875 46.875], 'FaceColor',[1 1 1]);
rectangle('Position',[515.625 -1406.25 46.875 46.875], 'FaceColor',[1 1 1]);
rectangle('Position',[375 -1453.12 46.875 46.875], 'FaceColor',[0 0 0]);
rectangle('Position',[421.875 -1453.12 46.875 46.875], 'FaceColor',[1 1 1]);
rectangle('Position',[375 -1500 46.875 46.875], 'FaceColor',[0 0 0]);
rectangle('Position',[421.875 -1500 46.875 46.875], 'FaceColor',[0 0 0]);
rectangle('Position',[468.75 -1453.12 46.875 46.875], 'FaceColor',[1 1 1]);
rectangle('Position',[515.625 -1453.12 46.875 46.875], 'FaceColor',[1 1 1]);
rectangle('Position',[468.75 -1500 46.875 46.875], 'FaceColor',[0 0 0]);
rectangle('Position',[515.625 -1500 46.875 46.875], 'FaceColor',[0 0 0]);
rectangle('Position',[562.5 -1359.38 46.875 46.875], 'FaceColor',[0 0 0]);
rectangle('Position',[609.375 -1359.38 46.875 46.875], 'FaceColor',[0 0 0]);
rectangle('Position',[562.5 -1406.25 46.875 46.875], 'FaceColor',[1 1 1]);
rectangle('Position',[609.375 -1406.25 46.875 46.875], 'FaceColor',[1 1 1]);
rectangle('Position',[656.25 -1359.38 46.875 46.875], 'FaceColor',[0 0 0]);
rectangle('Position',[703.125 -1359.38 46.875 46.875], 'FaceColor',[1 1 1]);
rectangle('Position',[656.25 -1406.25 46.875 46.875], 'FaceColor',[1 1 1]);
rectangle('Position',[703.125 -1406.25 46.875 46.875], 'FaceColor',[1 1 1]);
rectangle('Position',[562.5 -1453.12 46.875 46.875], 'FaceColor',[1 1 1]);
rectangle('Position',[609.375 -1453.12 46.875 46.875], 'FaceColor',[1 1 1]);
rectangle('Position',[562.5 -1500 46.875 46.875], 'FaceColor',[0 0 0]);
rectangle('Position',[609.375 -1500 46.875 46.875], 'FaceColor',[0 0 0]);
rectangle('Position',[656.25 -1453.12 46.875 46.875], 'FaceColor',[1 1 1]);
rectangle('Position',[703.125 -1453.12 46.875 46.875], 'FaceColor',[1 1 1]);
rectangle('Position',[656.25 -1500 46.875 46.875], 'FaceColor',[0 0 0]);
rectangle('Position',[703.125 -1500 46.875 46.875], 'FaceColor',[0 0 0]);
rectangle('Position',[843.75 -796.875 46.875 46.875], 'FaceColor',[0 0 0]);
rectangle('Position',[890.625 -796.875 46.875 46.875], 'FaceColor',[0 0 0]);
rectangle('Position',[843.75 -843.75 46.875 46.875], 'FaceColor',[0 0 0]);
rectangle('Position',[890.625 -843.75 46.875 46.875], 'FaceColor',[1 1 1]);
rectangle('Position',[843.75 -890.625 46.875 46.875], 'FaceColor',[0 0 0]);
rectangle('Position',[890.625 -890.625 46.875 46.875], 'FaceColor',[1 1 1]);
rectangle('Position',[843.75 -937.5 46.875 46.875], 'FaceColor',[0 0 0]);
rectangle('Position',[890.625 -937.5 46.875 46.875], 'FaceColor',[1 1 1]);
rectangle('Position',[937.5 -796.875 46.875 46.875], 'FaceColor',[0 0 0]);
rectangle('Position',[984.375 -796.875 46.875 46.875], 'FaceColor',[1 1 1]);
rectangle('Position',[937.5 -843.75 46.875 46.875], 'FaceColor',[1 1 1]);
rectangle('Position',[984.375 -843.75 46.875 46.875], 'FaceColor',[1 1 1]);
rectangle('Position',[750 -984.375 46.875 46.875], 'FaceColor',[0 0 0]);
rectangle('Position',[796.875 -984.375 46.875 46.875], 'FaceColor',[0 0 0]);
rectangle('Position',[750 -1031.25 46.875 46.875], 'FaceColor',[1 1 1]);
rectangle('Position',[796.875 -1031.25 46.875 46.875], 'FaceColor',[1 1 1]);
rectangle('Position',[843.75 -984.375 46.875 46.875], 'FaceColor',[0 0 0]);
rectangle('Position',[890.625 -984.375 46.875 46.875], 'FaceColor',[1 1 1]);
rectangle('Position',[843.75 -1031.25 46.875 46.875], 'FaceColor',[1 1 1]);
rectangle('Position',[890.625 -1031.25 46.875 46.875], 'FaceColor',[1 1 1]);
rectangle('Position',[1312.5 -796.875 46.875 46.875], 'FaceColor',[1 1 1]);
rectangle('Position',[1359.38 -796.875 46.875 46.875], 'FaceColor',[0 0 0]);
rectangle('Position',[1312.5 -843.75 46.875 46.875], 'FaceColor',[1 1 1]);
rectangle('Position',[1359.38 -843.75 46.875 46.875], 'FaceColor',[0 0 0]);
rectangle('Position',[1406.25 -890.625 46.875 46.875], 'FaceColor',[1 1 1]);
rectangle('Position',[1453.12 -890.625 46.875 46.875], 'FaceColor',[0 0 0]);
rectangle('Position',[1406.25 -937.5 46.875 46.875], 'FaceColor',[1 1 1]);
rectangle('Position',[1453.12 -937.5 46.875 46.875], 'FaceColor',[0 0 0]);
rectangle('Position',[1406.25 -984.375 46.875 46.875], 'FaceColor',[1 1 1]);
rectangle('Position',[1453.12 -984.375 46.875 46.875], 'FaceColor',[0 0 0]);
rectangle('Position',[1406.25 -1031.25 46.875 46.875], 'FaceColor',[1 1 1]);
rectangle('Position',[1453.12 -1031.25 46.875 46.875], 'FaceColor',[0 0 0]);
rectangle('Position',[750 -1171.88 46.875 46.875], 'FaceColor',[0 0 0]);
rectangle('Position',[796.875 -1171.88 46.875 46.875], 'FaceColor',[0 0 0]);
rectangle('Position',[750 -1218.75 46.875 46.875], 'FaceColor',[1 1 1]);
rectangle('Position',[796.875 -1218.75 46.875 46.875], 'FaceColor',[0 0 0]);
rectangle('Position',[750 -1265.62 46.875 46.875], 'FaceColor',[1 1 1]);
rectangle('Position',[796.875 -1265.62 46.875 46.875], 'FaceColor',[0 0 0]);
rectangle('Position',[750 -1312.5 46.875 46.875], 'FaceColor',[1 1 1]);
rectangle('Position',[796.875 -1312.5 46.875 46.875], 'FaceColor',[0 0 0]);
rectangle('Position',[937.5 -1265.62 46.875 46.875], 'FaceColor',[1 1 1]);
rectangle('Position',[984.375 -1265.62 46.875 46.875], 'FaceColor',[1 1 1]);
rectangle('Position',[937.5 -1312.5 46.875 46.875], 'FaceColor',[0 0 0]);
rectangle('Position',[984.375 -1312.5 46.875 46.875], 'FaceColor',[0 0 0]);
rectangle('Position',[1031.25 -1265.62 46.875 46.875], 'FaceColor',[1 1 1]);
rectangle('Position',[1078.12 -1265.62 46.875 46.875], 'FaceColor',[1 1 1]);
rectangle('Position',[1031.25 -1312.5 46.875 46.875], 'FaceColor',[0 0 0]);
rectangle('Position',[1078.12 -1312.5 46.875 46.875], 'FaceColor',[1 1 1]);
rectangle('Position',[750 -1359.38 46.875 46.875], 'FaceColor',[1 1 1]);
rectangle('Position',[796.875 -1359.38 46.875 46.875], 'FaceColor',[0 0 0]);
rectangle('Position',[750 -1406.25 46.875 46.875], 'FaceColor',[1 1 1]);
rectangle('Position',[796.875 -1406.25 46.875 46.875], 'FaceColor',[0 0 0]);
rectangle('Position',[750 -1453.12 46.875 46.875], 'FaceColor',[1 1 1]);
rectangle('Position',[796.875 -1453.12 46.875 46.875], 'FaceColor',[0 0 0]);
rectangle('Position',[750 -1500 46.875 46.875], 'FaceColor',[0 0 0]);
rectangle('Position',[796.875 -1500 46.875 46.875], 'FaceColor',[0 0 0]);
rectangle('Position',[937.5 -1359.38 46.875 46.875], 'FaceColor',[0 0 0]);
rectangle('Position',[984.375 -1359.38 46.875 46.875], 'FaceColor',[0 0 0]);
rectangle('Position',[937.5 -1406.25 46.875 46.875], 'FaceColor',[1 1 1]);
rectangle('Position',[984.375 -1406.25 46.875 46.875], 'FaceColor',[1 1 1]);
rectangle('Position',[1031.25 -1359.38 46.875 46.875], 'FaceColor',[0 0 0]);
rectangle('Position',[1078.12 -1359.38 46.875 46.875], 'FaceColor',[1 1 1]);
rectangle('Position',[1031.25 -1406.25 46.875 46.875], 'FaceColor',[1 1 1]);
rectangle('Position',[1078.12 -1406.25 46.875 46.875], 'FaceColor',[1 1 1]);
rectangle('Position',[937.5 -1453.12 46.875 46.875], 'FaceColor',[1 1 1]);
rectangle('Position',[984.375 -1453.12 46.875 46.875], 'FaceColor',[1 1 1]);
rectangle('Position',[937.5 -1500 46.875 46.875], 'FaceColor',[0 0 0]);
rectangle('Position',[984.375 -1500 46.875 46.875], 'FaceColor',[0 0 0]);
rectangle('Position',[1031.25 -1453.12 46.875 46.875], 'FaceColor',[1 1 1]);
rectangle('Position',[1078.12 -1453.12 46.875 46.875], 'FaceColor',[1 1 1]);
rectangle('Position',[1031.25 -1500 46.875 46.875], 'FaceColor',[0 0 0]);
rectangle('Position',[1078.12 -1500 46.875 46.875], 'FaceColor',[0 0 0]);
rectangle('Position',[1125 -1171.88 46.875 46.875], 'FaceColor',[0 0 0]);
rectangle('Position',[1171.88 -1171.88 46.875 46.875], 'FaceColor',[0 0 0]);
rectangle('Position',[1125 -1218.75 46.875 46.875], 'FaceColor',[1 1 1]);
rectangle('Position',[1171.88 -1218.75 46.875 46.875], 'FaceColor',[1 1 1]);
rectangle('Position',[1312.5 -1171.88 46.875 46.875], 'FaceColor',[0 0 0]);
rectangle('Position',[1359.38 -1171.88 46.875 46.875], 'FaceColor',[0 0 0]);
rectangle('Position',[1312.5 -1218.75 46.875 46.875], 'FaceColor',[1 1 1]);
rectangle('Position',[1359.38 -1218.75 46.875 46.875], 'FaceColor',[1 1 1]);
rectangle('Position',[1406.25 -1171.88 46.875 46.875], 'FaceColor',[0 0 0]);
rectangle('Position',[1453.12 -1171.88 46.875 46.875], 'FaceColor',[0 0 0]);
rectangle('Position',[1406.25 -1218.75 46.875 46.875], 'FaceColor',[1 1 1]);
rectangle('Position',[1453.12 -1218.75 46.875 46.875], 'FaceColor',[0 0 0]);
rectangle('Position',[1406.25 -1265.62 46.875 46.875], 'FaceColor',[1 1 1]);
rectangle('Position',[1453.12 -1265.62 46.875 46.875], 'FaceColor',[0 0 0]);
rectangle('Position',[1406.25 -1312.5 46.875 46.875], 'FaceColor',[1 1 1]);
rectangle('Position',[1453.12 -1312.5 46.875 46.875], 'FaceColor',[0 0 0]);
rectangle('Position',[1218.75 -1359.38 46.875 46.875], 'FaceColor',[0 0 0]);
rectangle('Position',[1265.62 -1359.38 46.875 46.875], 'FaceColor',[0 0 0]);
rectangle('Position',[1218.75 -1406.25 46.875 46.875], 'FaceColor',[1 1 1]);
rectangle('Position',[1265.62 -1406.25 46.875 46.875], 'FaceColor',[1 1 1]);
rectangle('Position',[1125 -1453.12 46.875 46.875], 'FaceColor',[1 1 1]);
rectangle('Position',[1171.88 -1453.12 46.875 46.875], 'FaceColor',[1 1 1]);
rectangle('Position',[1125 -1500 46.875 46.875], 'FaceColor',[0 0 0]);
rectangle('Position',[1171.88 -1500 46.875 46.875], 'FaceColor',[0 0 0]);
rectangle('Position',[1218.75 -1453.12 46.875 46.875], 'FaceColor',[1 1 1]);
rectangle('Position',[1265.62 -1453.12 46.875 46.875], 'FaceColor',[1 1 1]);
rectangle('Position',[1218.75 -1500 46.875 46.875], 'FaceColor',[0 0 0]);
rectangle('Position',[1265.62 -1500 46.875 46.875], 'FaceColor',[0 0 0]);
rectangle('Position',[1406.25 -1359.38 46.875 46.875], 'FaceColor',[1 1 1]);
rectangle('Position',[1453.12 -1359.38 46.875 46.875], 'FaceColor',[0 0 0]);
rectangle('Position',[1406.25 -1406.25 46.875 46.875], 'FaceColor',[1 1 1]);
rectangle('Position',[1453.12 -1406.25 46.875 46.875], 'FaceColor',[0 0 0]);
rectangle('Position',[1312.5 -1453.12 46.875 46.875], 'FaceColor',[1 1 1]);
rectangle('Position',[1359.38 -1453.12 46.875 46.875], 'FaceColor',[1 1 1]);
rectangle('Position',[1312.5 -1500 46.875 46.875], 'FaceColor',[0 0 0]);
rectangle('Position',[1359.38 -1500 46.875 46.875], 'FaceColor',[0 0 0]);
rectangle('Position',[1406.25 -1453.12 46.875 46.875], 'FaceColor',[1 1 1]);
rectangle('Position',[1453.12 -1453.12 46.875 46.875], 'FaceColor',[0 0 0]);
rectangle('Position',[1406.25 -1500 46.875 46.875], 'FaceColor',[0 0 0]);
rectangle('Position',[1453.12 -1500 46.875 46.875], 'FaceColor',[0 0 0]);
X=[1400,1400,1312.5,1218.75,1218.75,1218.75,1171.88,1171.88,1218.75,1265.62,1265.62,1218.75,1218.75,1125,1031.25,1031.25,843.75,843.75,796.875,796.875,796.875,750,656.25,468.75,375,375,375,281.25,234.375,187.5,140.625,140.625,187.5,187.5,187.5,187.5,187.5,187.5,140.625,140.625,187.5,100];
Y=[-100,-100,-187.5,-328.125,-328.125,-328.125,-375,-375,-421.875,-421.875,-421.875,-562.5,-562.5,-656.25,-750,-750,-937.5,-937.5,-984.375,-984.375,-984.375,-937.5,-843.75,-750,-656.25,-656.25,-656.25,-703.125,-750,-796.875,-843.75,-890.625,-937.5,-937.5,-1031.25,-1078.12,-1078.12,-1218.75,-1265.62,-1265.62,-1312.5,-1400];
hold on;
plot(X,Y,'r');
legend('6142.05','Location','southoutside');
